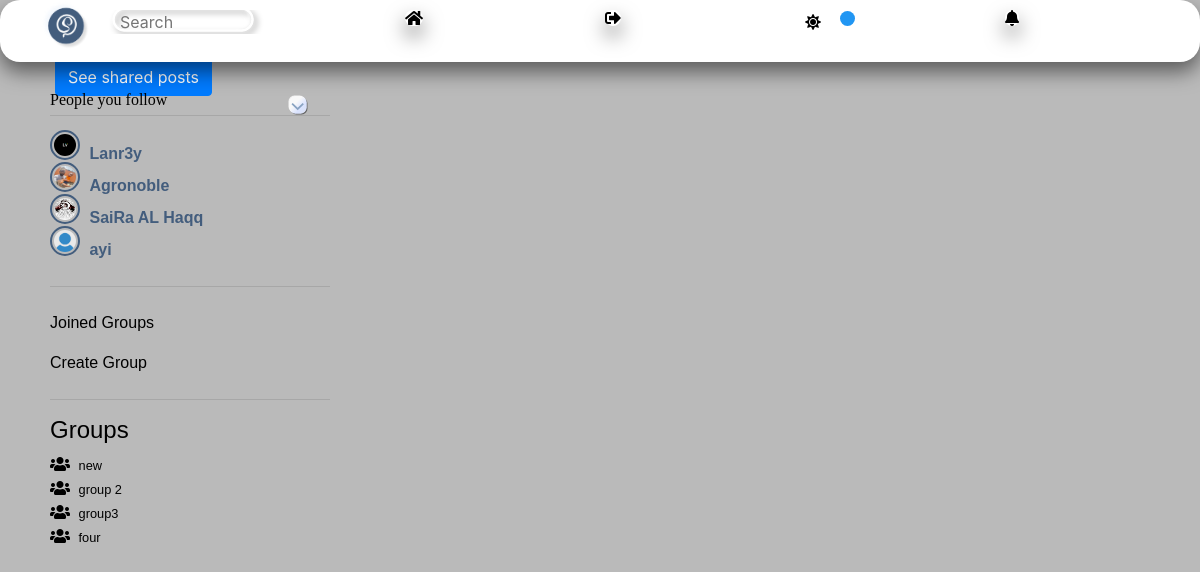
The app's page /groups/2/ (signed in) with its own data.
### network/models.py (models this page shows, shortened)
class User(AbstractUser):
    profile_pics = models.ImageField(upload_to='profile_pics/', null=True, blank=True)
    phone_number = models.CharField(max_length=20, null=True, blank=True)
    about = models.TextField(null=True, blank=True)

class Group(models.Model):
    name = models.CharField(max_length=100)  # Default value for 'name'
    description = models.TextField(blank=True, null=True,)  # Default value for 'description'
    creator = models.ForeignKey(User, on_delete=models.CASCADE)
    members = models.ManyToManyField(User, related_name='group_members')

### network/views.py (the view)
# urls.py: path('groups/<int:group_id>/', views.group_detail, name='group_detail'),
@login_required
def group_detail(request, group_id):
    if not request.user.is_authenticated:
        return render(request, "network/error.html")
    user = request.user
    group = get_object_or_404(Group, pk=group_id)
    group_posts = GroupPost.objects.filter(group=group).order_by("-timestamp").select_related("user")
    shared_group_posts = GroupShare.objects.filter(shared_to=group).order_by("-timestamp")
    paginator = Paginator(group_posts, 30)
    page_number = request.GET.get('page')
    page_group_posts = paginator.get_page(page_number)
    post_ids = group_posts.values_list('id', flat=True)
    comments = GroupComment.objects.filter(post__in=post_ids)
    profile_pics = user.profile_pics
    is_group_member = group.members.filter(id=user.id).exists()
    is_admin = group.creator == user
    context = {
        "group": group,
        "group_posts": group_posts,
        "page_group_posts": page_group_posts,
        "profile_pics": profile_pics,
        "comments": comments,
        "group_id": group_id,
        "is_group_member": is_group_member,
        "is_admin": is_admin,
        "shared": shared_group_posts,
    }
    return render(request, "network/group_detail.html", context)

### network/custom_context_processors.py (called while the page is built)
def my_groups_and_joined(request):
    if request.user.is_authenticated:
        my_groups = Group.objects.filter(creator=request.user)
        groups_i_joined = request.user.group_members.all()
    else:
        my_groups = []
        groups_i_joined = []
    return {
        'my_groups': my_groups,
        'groups_i_joined': groups_i_joined,
    }

### network/templates/network/group_detail.html (shortened to what this page needs)
{% extends "network/layout.html" %}
{% load custom_tags %}
{% load my_filters %}
{% load static %}
{% block body %}
<div class="container">
  <div class="content">
    <div class="post">
    {% if user.is_authenticated %}
      {% if is_group_member %}
  <br>
    <br>
    <div id="posts">
<button id="shareGroup" class="btn btn-primary" data-bs-toggle="modal" onclick="openModal('sharedGroup')">
  See shared posts
</button>
{% include 'network/left-sidebar.html' %}
  {% else %}
  <div style="display: flex; flex-direction: column; margin-left: -200px; margin-bottom: 50px; align-items: center; justify-content: center; height: 20vh;">
    <a href="{% url 'join_group' group_id=group.id %}" class="btn btn-primary ml-2">Join Group to get involved</a>
</div>
      {% endif %}
    {% endif %}
  </div>
</div>
    {% include "network/share.html" %}
{% endblock %}

### network/templates/network/left-sidebar.html (shortened to what this page needs)
    <div class="container">
        <div class="left-sidebar-items times-roman-font" id="sidebar">
            <ul class="navbar-nav ml-auto">
                {% if user.is_authenticated %}
                <li class="nav-item">
                  <div class="times-roman-font" style="display: flex; align-items: center;">
                    <h6>People you follow </h6>
                    <a href="{% url 'myfollowing' %}">
                    <img src="/media/post_image/seemore.png" style="margin-left: 120px; vertical-align: middle;">
                  </a>
                  </div>
                </li>
               <hr style="margin-top: -2px;">
               <li class="nav-item">
    <div class="sidebar-following">
      <div style="margin-top: 10px;" class="followed-sers">
        {% if users_i_follow %}
            {% for user_followed in users_i_follow|slice:":9" %}
                {% if user_followed.profile_pics %}
                    <a href="{% url 'profile' user_followed.id %}" class="d-block mb-2">
                        <img style="border: 2px solid #435D7D; padding: 2px;" src="{{ user_followed.profile_pics.url }}" alt="{{ user_followed.following.username }}" class="rounded-circle" width="30" height="30">
                        <strong s style="color: #435D7D; padding: 5px;"> {{ user_followed.username }}</strong>
                    </a>
                {% else %}
                    <a href="{% url 'profile' user_followed.id %}" class="d-block mb-2">
                        <img style="border: 2px solid #435D7D; padding: 2px;" src="media/post_image/nodp.jpg" alt="{{ user_followed.username }}" class="rounded-circle" width="30" height="30">
                        <strong s style="color: #435D7D; padding: 5px;"> {{ user_followed.username }}</strong>
                    </a>
                {% endif %}
            {% endfor %}
        {% else %}
            <p>Ussers you follow and are not following you will appear here</p>
        {% endif %}
    </div>
    </div>
</li>
            <hr>
                <li class="nav-item">
                <a class="nav-link" id="groups-i-joined-btn" href="#">Joined Groups</a>
                </li>
                <li class="nav-item">
                    <a class="nav-link" href="{% url 'create_group' %}">Create Group</a>
                </li>
                <hr>
                <div class="sidebar-groups">
                  <h4>Groups</h4>
                  {% if groups_i_joined %}
                      <ul style="list-style-type: none; padding: 0; margin: 0;">
                          {% for group in groups_i_joined %}
                          <a href="{% url 'group_detail' group.id %}">
                              <li><i class="fas fa-users" style="margin-right: 5px;"></i><small>  {{ group.name | truncatechars:20 }} </small></li>
                            </a>
                          {% endfor %}
                      </ul>
                  {% else %}
                      <small>No group joined yet.</small>
                  {% endif %}
              </div>
              {% endif %}
            </ul>
        </div>
    </div>

### network/static/network/styles.css (style rules this page uses)
body { background-color:#BABABA; }
.times-roman-font { font-family: 'Times New Roman', Times, serif; }
* { margin: 0; padding: 0; box-sizing: border-box; }
a { color: inherit; text-decoration: none; }
.container { display: flex; }
.rounded-circle { margin-top: -20px; }
.post { padding: 10px; margin-bottom: 20px; }
.left-sidebar-items { margin-top: 80px; position: fixed; top: 0; left: 40px; width: 300px; height: calc(100vh - 80px); border: 0.5px solid #0805c1; border: none; overflow-y: auto; transition: left 0.3s ease; font-family: Arial, Helvetica, sans-serif; scrollbar-width: thin; scrollbar-color: transparent transparent; }
.navbar-nav { padding: 10px; }

### records on screen
User: profile_pics (picture), username "Lanr3y"
User: profile_pics (picture), username "Agronoble"
User: profile_pics (picture), username "SaiRa AL Haqq"
User: username "ayi"
Group: name "new"
Group: name "group 2"
Group: name "group3"
Group: name "four"
